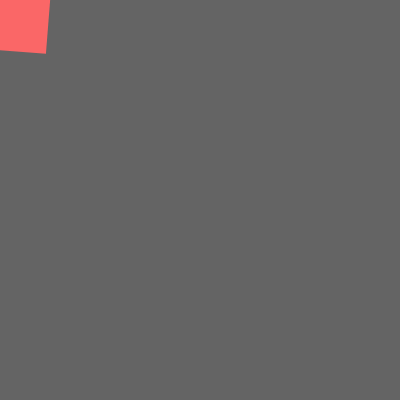
Frame 1 (no input)
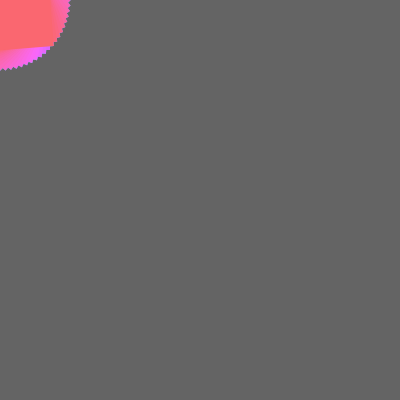
Frame 60 (no input)
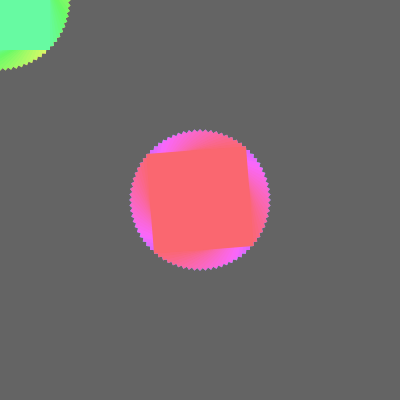
Frame 120 (the mouse pressed at the canvas centre since frame 60)

The p5.js sketch that drew these frames (run headless with seeded random() and noise() and a simulated clock; from frame 60 on, the mouse is pressed at the canvas centre):

// p5.js sketch
// ── sketch.js

var numOfParticles =100;
var pc;

function setup() {
  createCanvas(400, 400);
  colorMode (HSB, 255);
  rectMode(CENTER)
  noStroke();

  pc = new ParticleController();
  pc.setup(numOfParticles);
}

function draw() {
  background(100);
  pc.update(mouseX, mouseY);
  pc.draw();
}

// ── particle.js
function Particle(x,y,size) {
  this.x=x;
  this.y=y;
  this.size = size;

  this.update =function (x, y) {
    this.x =x;
    this.y=y;
  };

  this.draw =function(index) {
    push();
    translate (this.x, this.y)
    rotate(Math.PI/40 *index);
    rect(0, 0, this.size, this.size);
    pop();
  };
}

// ── particlecontroller.js
function ParticleController(){
  this.particles = [];
  this.currentParticlesIndex=0;

  this.setup = function(numOfParticles) {
    for (var i =0; i<numOfParticles; i++ ) {
      this.particles[i]=new Particle(-100,-100, 100);
    }
  };

  this.update = function (x,y) {
    this.currentParticlesIndex++;
    this.currentParticlesIndex = this.currentParticlesIndex% this.particles.length;
    this.particles[this.currentParticlesIndex].update(x,y);
  };

  this.draw = function (){
    var numOfParticles=this.particles.length;
    for (var i = 0; i < this.particles.length; i++) {
      fill(i/numOfParticles*255, 150, 250);
      //modulo
      var index = (this.currentParticlesIndex +i) % numOfParticles;
      this.particles[index].draw(index);
    }
  }
}
